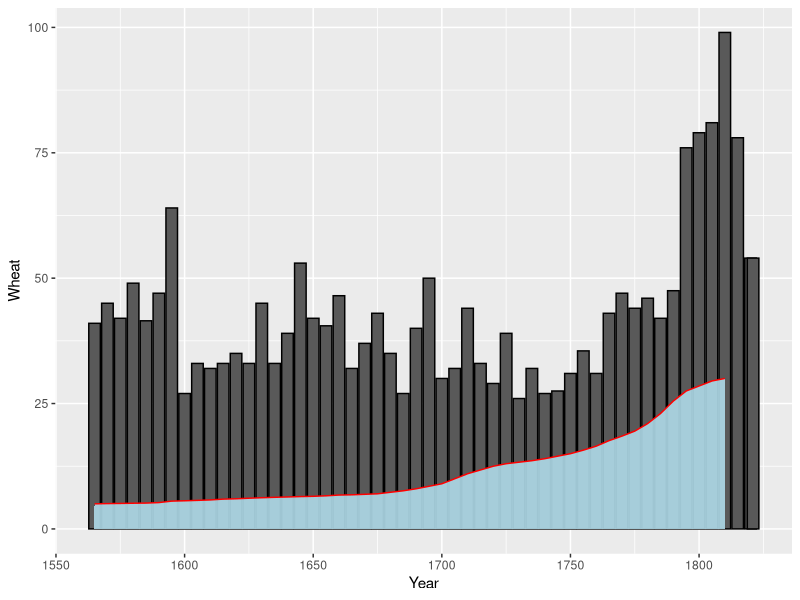

The R script that drew this image:
## ---- chunk 1
knitr::opts_chunk$set(echo = TRUE)
## ---- chunk 2
library(tidyverse)
## ---- chunk 3
data = read.csv('data.csv')
data[1:5,]
## ---- chunk 4
str(data)
## ---- chunk 5
ggplot(data=data, aes(x=Year, y=Wheat)) +
  geom_bar(aes(y=Wheat), position=position_dodge(0.9), colour="black", stat="identity", width=4.5, binwidth=0) +
  geom_area(aes(y=Wages), fill = "lightblue", color='red', alpha=0.91) 
## ---- chunk 6

